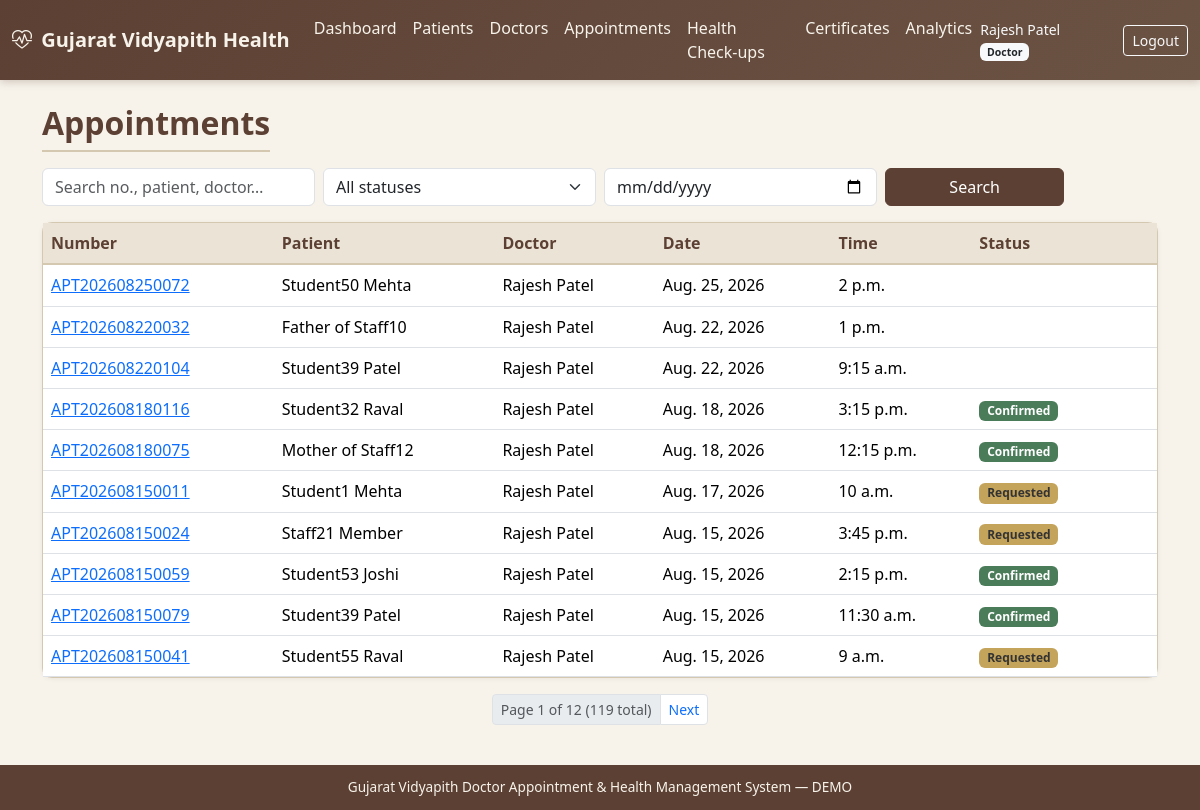
Before: /appointments/ (signed in) with the older database file.
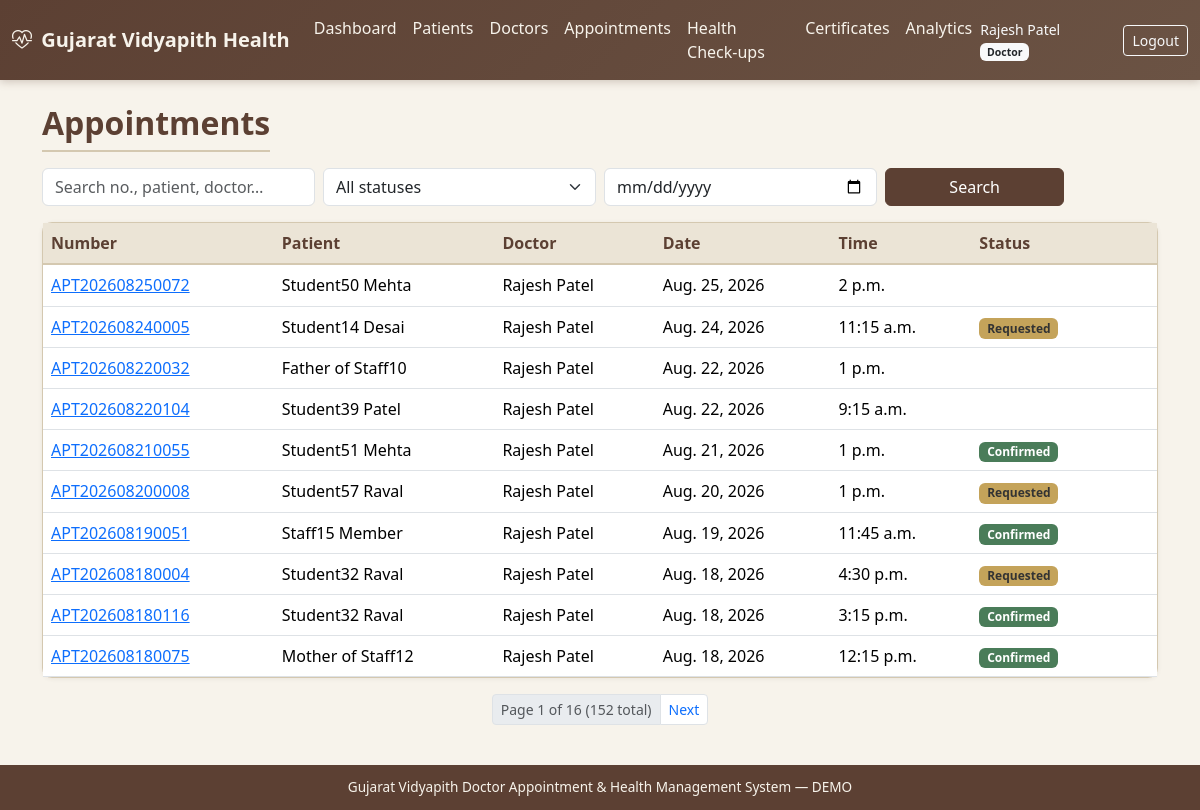
After: the same page with the newer database file.
### appointments/models.py (models this page shows, shortened)
class Appointment(models.Model):
    STATUS_REQUESTED = 'requested'
    STATUS_CONFIRMED = 'confirmed'
    STATUS_IN_CONSULTATION = 'in_consultation'
    STATUS_COMPLETED = 'completed'
    STATUS_CANCELLED = 'cancelled'
    STATUS_RESCHEDULED = 'rescheduled'
    STATUS_NO_SHOW = 'no_show'
    STATUS_CHOICES = [
        (STATUS_REQUESTED, 'Requested'),
        (STATUS_CONFIRMED, 'Confirmed'),
        (STATUS_IN_CONSULTATION, 'In Consultation'),
        (STATUS_COMPLETED, 'Completed'),
        (STATUS_CANCELLED, 'Cancelled'),
        (STATUS_RESCHEDULED, 'Rescheduled'),
        (STATUS_NO_SHOW, 'No-show'),
    ]
    appointment_number = models.CharField(max_length=30, unique=True, db_index=True)
    patient = models.ForeignKey(Patient, on_delete=models.CASCADE, related_name='appointments')
    doctor = models.ForeignKey(Doctor, on_delete=models.CASCADE, related_name='appointments')
    appointment_date = models.DateField(db_index=True)
    appointment_time = models.TimeField()
    status = models.CharField(max_length=20, choices=STATUS_CHOICES, default=STATUS_REQUESTED, db_index=True)
    reason = models.CharField(max_length=300, blank=True)
    notes = models.TextField(blank=True)
    cancelled_reason = models.CharField(max_length=300, blank=True)
    created_by = models.ForeignKey(
        settings.AUTH_USER_MODEL, on_delete=models.SET_NULL, null=True, blank=True, related_name='appointments_created'
    )
    created_at = models.DateTimeField(auto_now_add=True)
    updated_at = models.DateTimeField(auto_now=True)
    class Meta:
        ordering = ['-appointment_date', '-appointment_time']
        indexes = [
            models.Index(fields=['doctor', 'appointment_date', 'appointment_time']),
            models.Index(fields=['patient', 'appointment_date']),
        ]
        constraints = [
            models.UniqueConstraint(
                fields=['doctor', 'appointment_date', 'appointment_time'],
                condition=models.Q(status__in=['requested', 'confirmed', 'in_consultation']),
                name='unique_active_doctor_slot',
            )
        ]

### patients/models.py (models this page shows, shortened)
class Patient(models.Model):
    CATEGORY_STUDENT = 'student'
    CATEGORY_STAFF = 'staff'
    CATEGORY_STAFF_FAMILY = 'staff_family'
    CATEGORY_CHOICES = [
        (CATEGORY_STUDENT, 'Student'),
        (CATEGORY_STAFF, 'University Staff'),
        (CATEGORY_STAFF_FAMILY, 'Staff Family Member'),
    ]
    patient_id = models.CharField(max_length=30, unique=True, db_index=True)
    user = models.OneToOneField(
        settings.AUTH_USER_MODEL,
        on_delete=models.SET_NULL,
        null=True,
        blank=True,
        related_name='patient_profile',
    )
    category = models.CharField(max_length=20, choices=CATEGORY_CHOICES, db_index=True)
    name = models.CharField(max_length=150, db_index=True)
    gender = models.CharField(
        max_length=10,
        choices=[('Male', 'Male'), ('Female', 'Female'), ('Other', 'Other')],
        blank=True,
    )
    date_of_birth = models.DateField(null=True, blank=True)
    email = models.EmailField(blank=True, db_index=True)
    mobile = models.CharField(max_length=15, blank=True, db_index=True)
    address = models.TextField(blank=True)
    blood_group = models.CharField(max_length=5, blank=True)
    emergency_contact = models.CharField(max_length=15, blank=True)
    status = models.CharField(
        max_length=20,
        choices=[('Active', 'Active'), ('Inactive', 'Inactive')],
        default='Active',
    )
    created_at = models.DateTimeField(auto_now_add=True)
    updated_at = models.DateTimeField(auto_now=True)
    created_by = models.ForeignKey(
        settings.AUTH_USER_MODEL,
        on_delete=models.SET_NULL,
        null=True,
        blank=True,
        related_name='patients_created',
    )
    class Meta:
        ordering = ['name']
        indexes = [
            models.Index(fields=['name', 'mobile']),
            models.Index(fields=['category', 'status']),
        ]

### doctors/models.py (models this page shows, shortened)
class Doctor(models.Model):
    doctor_id = models.CharField(max_length=30, unique=True)
    user = models.OneToOneField(
        settings.AUTH_USER_MODEL,
        on_delete=models.SET_NULL,
        null=True,
        blank=True,
        related_name='doctor_profile',
    )
    name = models.CharField(max_length=150)
    gender = models.CharField(
        max_length=10,
        choices=[('Male', 'Male'), ('Female', 'Female'), ('Other', 'Other')],
        blank=True,
    )
    qualification = models.CharField(max_length=200, blank=True)
    medical_system = models.ForeignKey(
        MedicalSystem, on_delete=models.SET_NULL, null=True, blank=True, related_name='doctors'
    )
    specialization = models.ForeignKey(
        Specialization, on_delete=models.SET_NULL, null=True, related_name='doctors'
    )
    department = models.ForeignKey(
        Department, on_delete=models.SET_NULL, null=True, blank=True, related_name='doctors'
    )
    registration_number = models.CharField(max_length=50, blank=True)
    email = models.EmailField(blank=True)
    mobile = models.CharField(max_length=15, blank=True)
    experience_years = models.PositiveSmallIntegerField(default=0)
    profile_photo = models.ImageField(upload_to='doctors/', blank=True, null=True)
    availability = models.CharField(
        max_length=20,
        choices=[('Available', 'Available'), ('Unavailable', 'Unavailable'), ('On Leave', 'On Leave')],
        default='Available',
    )
    status = models.CharField(
        max_length=20,
        choices=[('Active', 'Active'), ('Inactive', 'Inactive')],
        default='Active',
    )
    created_at = models.DateTimeField(auto_now_add=True)
    updated_at = models.DateTimeField(auto_now=True)
    class Meta:
        ordering = ['name']

### appointments/views.py (the view, shortened to what this page needs)
# urls.py: path('', views.index, name='index'),
@login_required
def index(request):
    status = request.GET.get('status', '')
    date_from = request.GET.get('from', '')
    q = request.GET.get('q', '').strip()
    qs = Appointment.objects.select_related(
        'patient', 'doctor', 'doctor__specialization'
    ).all()
    qs = patient_scoped_qs(request.user, qs)
    profile = get_doctor_profile(request.user)
    if profile is not None and not is_admin(request.user):
        qs = qs.filter(doctor=profile)
    if status:
        qs = qs.filter(status=status)
    if date_from:
        qs = qs.filter(appointment_date__gte=date_from)
    page = Paginator(qs.order_by('-appointment_date', '-appointment_time'), 10).get_page(request.GET.get('page'))
    from accounts.authorization import is_patient_role
    can_book = is_patient_role(request.user)
    return render(request, 'appointments/list.html', {
        'page_obj': page,
        'appointments': page,
        'status': status, 'statuses': Appointment.STATUS_CHOICES,
        'date_from': date_from, 'q': q, 'can_book': can_book,
    })

### accounts/authorization.py (called while the page is built)
def get_doctor_profile(user):
    if not user or not user.is_authenticated:
        return None
    try:
        return user.doctor_profile
    except ObjectDoesNotExist:
        return None
    except AttributeError:
        return None

def is_admin(user):
    if not user or not user.is_authenticated:
        return False
    if user.is_superuser:
        return True
    role = getattr(user, 'role', None)
    if role and role.code in (Role.ADMIN, Role.SUPER_ADMIN):
        return True
    return False

def is_doctor(user):
    if not user or not user.is_authenticated:
        return False
    if user.is_superuser or is_admin(user):
        return True
    role = getattr(user, 'role', None)
    if role and role.code == Role.DOCTOR:
        return True
    if get_doctor_profile(user) is not None:
        return True
    return False

def is_patient_role(user):
    if not user or not user.is_authenticated:
        return False
    role = getattr(user, 'role', None)
    if not role:
        return False
    return role.code in (Role.STUDENT, Role.STAFF, Role.STAFF_FAMILY)

### accounts/models.py (called while the page is built)
    @property
    def role_code(self):
        return self.role.code if self.role else None

### templates/appointments/list.html (shortened to what this page needs)
{% extends "base.html" %}
{% block content %}
<div class="container">
  <div class="d-flex justify-content-between mb-3 align-items-center flex-wrap gap-2">
    <h2 class="page-title mb-0">Appointments</h2>
  </div>
  <form class="row g-2 mb-3" method="get">
    <div class="col-md-3"><input type="text" name="q" value="{{ q }}" class="form-control" placeholder="Search no., patient, doctor…"></div>
    <div class="col-md-3">
      <select name="status" class="form-select">
        <option value="">All statuses</option>
      </select>
    </div>
    <div class="col-md-3"><input type="date" name="from" value="{{ date_from }}" class="form-control" title="From date"></div>
    <div class="col-md-2"><button class="btn btn-gv w-100">Search</button></div>
  </form>
  <div class="card card-gv">
    <div class="table-responsive">
      <table class="table table-gv table-hover mb-0">
        <thead>
          <tr>
            <th>Number</th>
            <th>Patient</th>
            <th>Doctor</th>
            <th>Date</th>
            <th>Time</th>
            <th>Status</th>
          </tr>
        </thead>
        <tbody>
        {% for a in appointments %}
        <tr>
          <td><a href="{% url 'appointments:detail' a.pk %}">{{ a.appointment_number }}</a></td>
          <td>{{ a.patient.name }}</td>
          <td>{{ a.doctor.name }}</td>
          <td>{{ a.appointment_date }}</td>
          <td>{{ a.appointment_time }}</td>
          <td><span class="badge badge-status-{{ a.status }}">{{ a.get_status_display }}</span></td>
        </tr>
        {% empty %}
        <tr><td colspan="6" class="text-center text-muted">No appointments found</td></tr>
        {% endfor %}
        </tbody>
      </table>
    </div>
  </div>
  {% include "includes/pagination.html" %}
</div>
{% endblock %}

Changed rows visible on the page:
no longer on this page (row unchanged): Appointment: appointment_number "APT202608150011", patient.name "Student1 Mehta", doctor.name "Rajesh Patel", appointment_date "Aug. 17, 2026", appointment_time "10 a.m.", status "Requested"
no longer on this page (row edited): Appointment: appointment_number "APT202608150024", patient.name "Staff21 Member", doctor.name "Rajesh Patel", appointment_date "Aug. 15, 2026", appointment_time "3:45 p.m.", status "Requested"
no longer on this page (row unchanged): Appointment: appointment_number "APT202608150059", patient.name "Student53 Joshi", doctor.name "Rajesh Patel", appointment_date "Aug. 15, 2026", appointment_time "2:15 p.m.", status "Confirmed"
no longer on this page (row unchanged): Appointment: appointment_number "APT202608150079", patient.name "Student39 Patel", doctor.name "Rajesh Patel", appointment_date "Aug. 15, 2026", appointment_time "11:30 a.m.", status "Confirmed"
no longer on this page (row unchanged): Appointment: appointment_number "APT202608150041", patient.name "Student55 Raval", doctor.name "Rajesh Patel", appointment_date "Aug. 15, 2026", appointment_time "9 a.m.", status "Requested"
added Appointment: appointment_number "APT202608240005", patient.name "Student14 Desai", doctor.name "Rajesh Patel", appointment_date "Aug. 24, 2026", appointment_time "11:15 a.m.", status "Requested"
added Appointment: appointment_number "APT202608210055", patient.name "Student51 Mehta", doctor.name "Rajesh Patel", appointment_date "Aug. 21, 2026", appointment_time "1 p.m.", status "Confirmed"
added Appointment: appointment_number "APT202608200008", patient.name "Student57 Raval", doctor.name "Rajesh Patel", appointment_date "Aug. 20, 2026", appointment_time "1 p.m.", status "Requested"
added Appointment: appointment_number "APT202608190051", patient.name "Staff15 Member", doctor.name "Rajesh Patel", appointment_date "Aug. 19, 2026", appointment_time "11:45 a.m.", status "Confirmed"
added Appointment: appointment_number "APT202608180004", patient.name "Student32 Raval", doctor.name "Rajesh Patel", appointment_date "Aug. 18, 2026", appointment_time "4:30 p.m.", status "Requested"
Other visible differences:
{{ page_obj.paginator.num_pages }}: "12" → "16"
{{ page_obj.paginator.count }}: "119" → "152"
